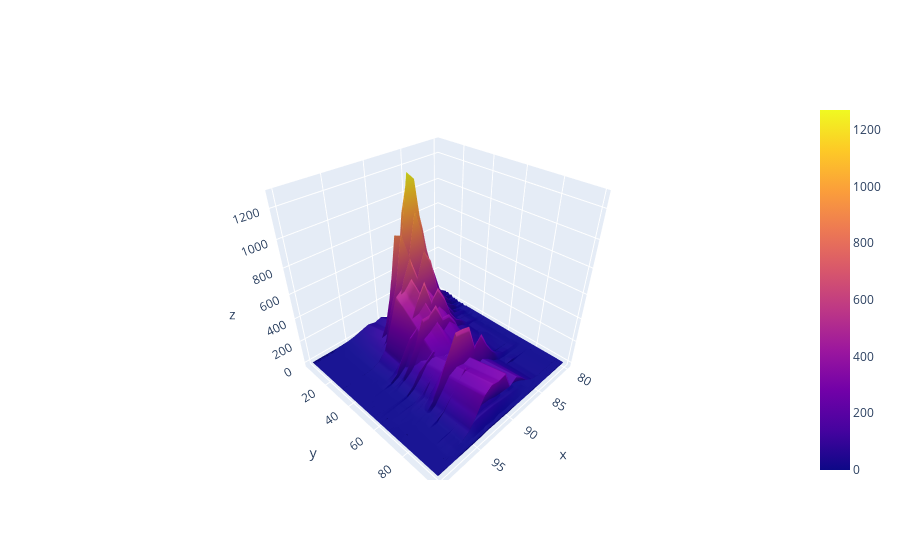

The cell this chart's notebook holds for it:
### Code cell
#surface plot

df = reviews.assign(n=0).groupby(['points', 'price'])['n'].count().reset_index()
df = df[df["price"] < 100]
v = df.pivot(index='price', columns='points', values='n').fillna(0).values.tolist()
h=df['points'].unique()
w=df['price'].unique()
iplot([go.Surface(z=v, x=h, y=w)])

### Figure 1 — Plotly figure (JSON) as saved in the notebook; plotly's stock layout.template omitted (floating-point values rounded to 4 significant figures; data arrays with more than 128 entries replaced by an {"elided": "..."} marker saying what was removed)
{"data": [{"type": "surface", "x": [80, 81, 82, 83, 84, 85, 86, 87, 88, 89, 90, 91, 92, 93, 94, 95, 96, 97, 98, 99, 100], "y": [5, 6, 7, 8, 9, 10, 11, 12, 13, 14, 15, 16, 17, 18, 19, 20, 21, 22, 23, 24, 25, 26, 27, 28, 29, 30, 32, 35, 36, 38, 40, 42, 44, 45, 55, 69, 31, 34, 37, 43, 48, 50, 53, 60, 62, 65, 72, 75, 76, 85, 90, 95, 4, 33, 39, 41, 46, 47, 49, 54, 73, 79, 80, 51, 52, 63, 64, 70, 81, 56, 57, 58, 59, 83, 89, 67, 68, 84, 92, 99, 61, 66, 77, 78, 82, 87, 88, 94, 96, 74, 86, 93, 97, 98, 91, 71], "z": {"elided": "96x21 int values"}}], "layout": {}}
